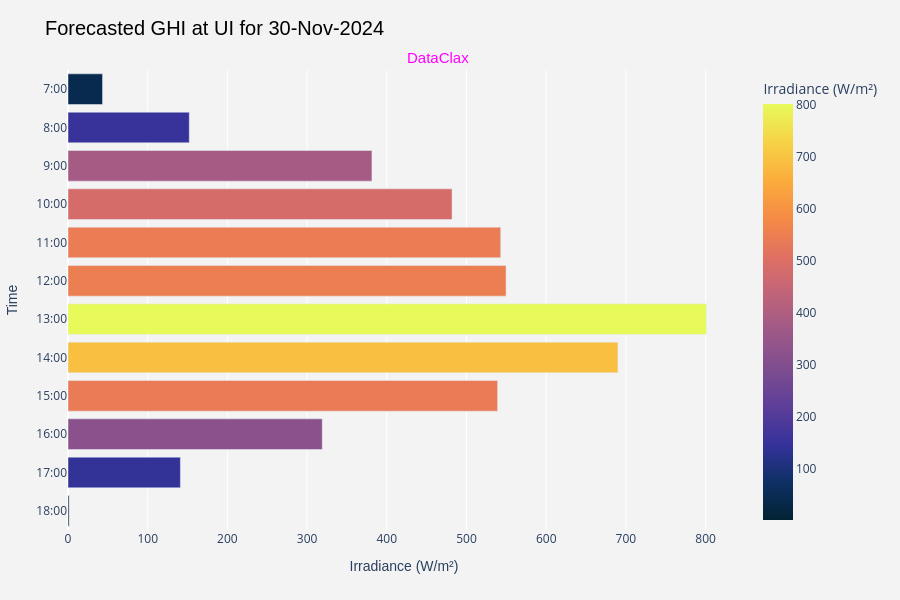

The code cell stored with this chart in its notebook:
### Markdown cell above
#### Plot RF
Use the plot below only if you have forcasted weather data

### Code cell
import plotly.express as px

final_pred = cld_annual_rf_predictions.query("`Day` == 30") # Change the day
# Create a new column for time in "Hour:Minute" format
final_pred['Time'] = final_pred['Hour'].astype(str) + ":" + final_pred['Minute'].astype(str).str.zfill(2)

# Plot the GHI as a horizontal bar plot using Plotly
fig = px.bar(final_pred, 
             y='Time', 
             x='GHI', 
             orientation='h',
             title='Forecasted GHI at UI for 30-Nov-2024',
             labels={'GHI': 'Irradiance (W/m²)', 'Time': 'Time'},
             color='GHI',  # Color based on GHI values for a gradient effect
             color_continuous_scale='thermal'  
            )

# Update layout to invert the y-axis, as well as adjust the width and height
fig.update_layout(
    yaxis=dict(autorange="reversed"),  # Invert the y-axis
    title_font=dict(size=20, family='Arial', color='black'),
    xaxis_title_font=dict(size=14, family='Arial'),
    yaxis_title_font=dict(size=14, family='Arial'),
    plot_bgcolor='rgb(243, 243, 243)',  
    paper_bgcolor='rgb(243, 243, 243)', 
    showlegend=False,
    width=900,  
    height=600,  
    margin=dict(l=50, r=50, t=70, b=70),  # Adjust margins for a better layout
    annotations=[
        dict(
            x=0.55,  # Place signature towards the bottom-right
            y=1.05,
            xref="paper",
            yref="paper",
            text="DataClax",
            showarrow=False,
            font=dict(size=15, color="magenta", family="Arial"),
            align="right"
        )
    ]
)

# Show the plot
fig.show()

### Figure 1 — Plotly figure (JSON) as saved in the notebook; plotly's stock layout.template omitted (floating-point values rounded to 4 significant figures)
{"data": [{"alignmentgroup": "True", "hovertemplate": "Irradiance (W/m²)=%{marker.color}<br>Time=%{y}<extra></extra>", "legendgroup": "", "marker": {"color": [43.31, 152.2, 381.3, 481.9, 542.9, 549.6, 801.0, 690.0, 539.0, 319.0, 141.0, 1.4], "coloraxis": "coloraxis", "pattern": {"shape": ""}}, "name": "", "offsetgroup": "", "orientation": "h", "showlegend": false, "textposition": "auto", "type": "bar", "x": [43.31, 152.2, 381.3, 481.9, 542.9, 549.6, 801.0, 690.0, 539.0, 319.0, 141.0, 1.4], "xaxis": "x", "y": ["7:00", "8:00", "9:00", "10:00", "11:00", "12:00", "13:00", "14:00", "15:00", "16:00", "17:00", "18:00"], "yaxis": "y"}], "layout": {"annotations": [{"align": "right", "font": {"color": "magenta", "family": "Arial", "size": 15}, "showarrow": false, "text": "DataClax", "x": 0.55, "xref": "paper", "y": 1.05, "yref": "paper"}], "barmode": "relative", "coloraxis": {"colorbar": {"title": {"text": "Irradiance (W/m²)"}}, "colorscale": [[0, "rgb(3, 35, 51)"], [0.09091, "rgb(13, 48, 100)"], [0.1818, "rgb(53, 50, 155)"], [0.2727, "rgb(93, 62, 153)"], [0.3636, "rgb(126, 77, 143)"], [0.4545, "rgb(158, 89, 135)"], [0.5455, "rgb(193, 100, 121)"], [0.6364, "rgb(225, 113, 97)"], [0.7273, "rgb(246, 139, 69)"], [0.8182, "rgb(251, 173, 60)"], [0.9091, "rgb(246, 211, 70)"], [1, "rgb(231, 250, 90)"]]}, "height": 600, "legend": {"tracegroupgap": 0}, "margin": {"b": 70, "l": 50, "r": 50, "t": 70}, "paper_bgcolor": "rgb(243, 243, 243)", "plot_bgcolor": "rgb(243, 243, 243)", "showlegend": false, "title": {"font": {"color": "black", "family": "Arial", "size": 20}, "text": "Forecasted GHI at UI for 30-Nov-2024"}, "width": 900, "xaxis": {"anchor": "y", "autorange": true, "domain": [0, 1], "range": [0, 843.2], "title": {"font": {"family": "Arial", "size": 14}, "text": "Irradiance (W/m²)"}, "type": "linear"}, "yaxis": {"anchor": "x", "autorange": true, "domain": [0, 1], "range": [11.5, -0.5], "title": {"font": {"family": "Arial", "size": 14}, "text": "Time"}, "type": "category"}}}
